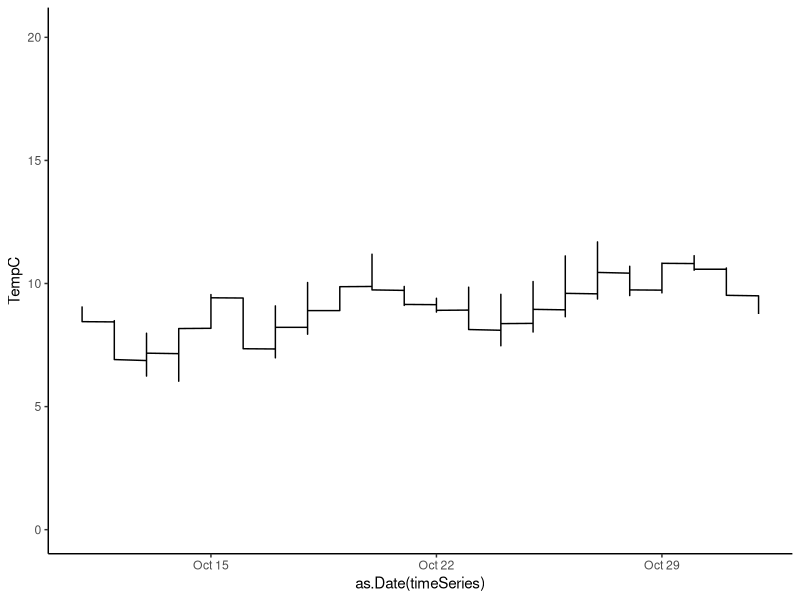

Source code (R):
#necessary imports
library(ggplot2)
library(lubridate)
library(tidyverse)
library(scales)


temperatureRaw <- read_csv("hbSoils/data_raw/HBF Temperature.csv")

#Get columns
cleanTemp <- temperatureRaw %>% select(Date.Time.EST, TempC)


#Mutate to Post
cleanTemp <- cleanTemp %>% mutate(timeSeries = mdy_hm(Date.Time.EST)) %>%
  select(timeSeries, TempC)


#Test Plot
#Testing environment for ggplot









ggplot(cleanTemp, aes(as.Date(timeSeries), TempC)) + geom_line() + theme_classic() +
  scale_x_date(limits = as.Date(c("2012-10-11", "2012-11-1")))
